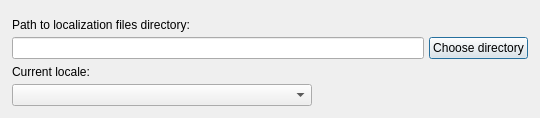
<?xml version="1.0" encoding="UTF-8"?>
<ui version="4.0">
 <class>LocalizationEditorDialog</class>
 <widget class="QDialog" name="LocalizationEditorDialog">
  <property name="geometry">
   <rect>
    <x>0</x>
    <y>0</y>
    <width>540</width>
    <height>118</height>
   </rect>
  </property>
  <property name="minimumSize">
   <size>
    <width>540</width>
    <height>118</height>
   </size>
  </property>
  <property name="maximumSize">
   <size>
    <width>750</width>
    <height>118</height>
   </size>
  </property>
  <property name="windowTitle">
   <string>Dialog</string>
  </property>
  <layout class="QVBoxLayout" name="verticalLayout">
   <property name="spacing">
    <number>0</number>
   </property>
   <property name="margin">
    <number>12</number>
   </property>
   <item>
    <layout class="QGridLayout" name="gridLayout">
     <property name="spacing">
      <number>0</number>
     </property>
     <item row="0" column="0">
      <widget class="QLabel" name="filePathLabel">
       <property name="text">
        <string>Path to localization files directory:</string>
       </property>
      </widget>
     </item>
     <item row="1" column="0">
      <layout class="QHBoxLayout" name="horizontalLayout">
       <property name="spacing">
        <number>5</number>
       </property>
       <item>
        <widget class="QLineEdit" name="localizationFilePathLineEdit">
         <property name="minimumSize">
          <size>
           <width>350</width>
           <height>0</height>
          </size>
         </property>
         <property name="layoutDirection">
          <enum>Qt::RightToLeft</enum>
         </property>
         <property name="readOnly">
          <bool>true</bool>
         </property>
        </widget>
       </item>
       <item>
        <widget class="QPushButton" name="openLocalizationFileButton">
         <property name="text">
          <string>Choose directory</string>
         </property>
        </widget>
       </item>
      </layout>
     </item>
     <item row="2" column="0">
      <widget class="QLabel" name="localeLabel">
       <property name="text">
        <string>Current locale:</string>
       </property>
      </widget>
     </item>
     <item row="3" column="0">
      <layout class="QHBoxLayout" name="horizontalLayout_2">
       <item>
        <widget class="QComboBox" name="currentLocaleComboBox">
         <property name="minimumSize">
          <size>
           <width>300</width>
           <height>0</height>
          </size>
         </property>
        </widget>
       </item>
       <item>
        <spacer name="horizontalSpacer">
         <property name="orientation">
          <enum>Qt::Horizontal</enum>
         </property>
         <property name="sizeHint" stdset="0">
          <size>
           <width>108</width>
           <height>17</height>
          </size>
         </property>
        </spacer>
       </item>
      </layout>
     </item>
    </layout>
   </item>
  </layout>
 </widget>
 <resources/>
 <connections/>
</ui>
